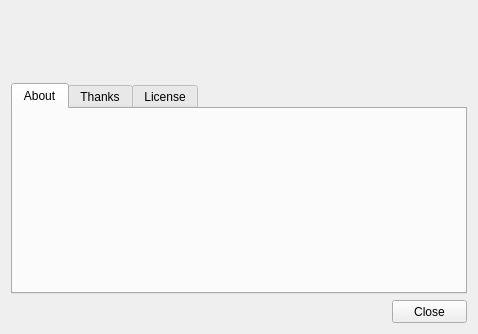
<?xml version="1.0" encoding="UTF-8"?>
<ui version="4.0">
 <class>AboutDialog</class>
 <widget class="QDialog" name="AboutDialog">
  <property name="windowModality">
   <enum>Qt::WindowModal</enum>
  </property>
  <property name="geometry">
   <rect>
    <x>0</x>
    <y>0</y>
    <width>476</width>
    <height>334</height>
   </rect>
  </property>
  <property name="windowTitle">
   <string>Dialog</string>
  </property>
  <layout class="QVBoxLayout" name="verticalLayout_3">
   <item>
    <widget class="QWidget" name="widgetTitle" native="true">
     <property name="sizePolicy">
      <sizepolicy hsizetype="Preferred" vsizetype="Maximum">
       <horstretch>0</horstretch>
       <verstretch>0</verstretch>
      </sizepolicy>
     </property>
     <layout class="QHBoxLayout" name="horizontalLayout_2">
      <property name="spacing">
       <number>24</number>
      </property>
      <item>
       <widget class="QLabel" name="lblLogoSmall">
        <property name="minimumSize">
         <size>
          <width>48</width>
          <height>48</height>
         </size>
        </property>
        <property name="maximumSize">
         <size>
          <width>48</width>
          <height>48</height>
         </size>
        </property>
        <property name="text">
         <string>&lt;Logo&gt;</string>
        </property>
       </widget>
      </item>
      <item>
       <widget class="QLabel" name="lblTitle">
        <property name="sizePolicy">
         <sizepolicy hsizetype="Preferred" vsizetype="Preferred">
          <horstretch>0</horstretch>
          <verstretch>0</verstretch>
         </sizepolicy>
        </property>
        <property name="text">
         <string>&lt;Application Title&gt;</string>
        </property>
       </widget>
      </item>
     </layout>
    </widget>
   </item>
   <item>
    <widget class="QTabWidget" name="tabWidget">
     <property name="sizePolicy">
      <sizepolicy hsizetype="Expanding" vsizetype="Preferred">
       <horstretch>0</horstretch>
       <verstretch>0</verstretch>
      </sizepolicy>
     </property>
     <property name="currentIndex">
      <number>0</number>
     </property>
     <widget class="QWidget" name="tabAbout">
      <attribute name="title">
       <string>About</string>
      </attribute>
      <layout class="QVBoxLayout" name="verticalLayout">
       <item>
        <widget class="QLabel" name="lblDescription">
         <property name="text">
          <string>&lt;Description&gt;</string>
         </property>
         <property name="wordWrap">
          <bool>true</bool>
         </property>
        </widget>
       </item>
      </layout>
     </widget>
     <widget class="QWidget" name="tabThanks">
      <attribute name="title">
       <string>Thanks</string>
      </attribute>
      <layout class="QHBoxLayout" name="horizontalLayout_3">
       <property name="spacing">
        <number>0</number>
       </property>
       <property name="leftMargin">
        <number>1</number>
       </property>
       <property name="topMargin">
        <number>1</number>
       </property>
       <property name="rightMargin">
        <number>1</number>
       </property>
       <property name="bottomMargin">
        <number>1</number>
       </property>
       <item>
        <widget class="QPlainTextEdit" name="txtThanks">
         <property name="sizePolicy">
          <sizepolicy hsizetype="Expanding" vsizetype="Preferred">
           <horstretch>0</horstretch>
           <verstretch>0</verstretch>
          </sizepolicy>
         </property>
         <property name="tabChangesFocus">
          <bool>true</bool>
         </property>
         <property name="undoRedoEnabled">
          <bool>false</bool>
         </property>
         <property name="readOnly">
          <bool>true</bool>
         </property>
         <property name="plainText">
          <string/>
         </property>
        </widget>
       </item>
      </layout>
     </widget>
     <widget class="QWidget" name="tabLicense">
      <attribute name="title">
       <string>License</string>
      </attribute>
      <layout class="QVBoxLayout" name="verticalLayout_2">
       <property name="spacing">
        <number>0</number>
       </property>
       <property name="leftMargin">
        <number>1</number>
       </property>
       <property name="topMargin">
        <number>1</number>
       </property>
       <property name="rightMargin">
        <number>1</number>
       </property>
       <property name="bottomMargin">
        <number>1</number>
       </property>
       <item>
        <widget class="QPlainTextEdit" name="txtLicense">
         <property name="sizePolicy">
          <sizepolicy hsizetype="Expanding" vsizetype="Preferred">
           <horstretch>0</horstretch>
           <verstretch>0</verstretch>
          </sizepolicy>
         </property>
         <property name="minimumSize">
          <size>
           <width>450</width>
           <height>0</height>
          </size>
         </property>
         <property name="tabChangesFocus">
          <bool>true</bool>
         </property>
         <property name="undoRedoEnabled">
          <bool>false</bool>
         </property>
         <property name="readOnly">
          <bool>true</bool>
         </property>
         <property name="plainText">
          <string/>
         </property>
        </widget>
       </item>
      </layout>
     </widget>
    </widget>
   </item>
   <item alignment="Qt::AlignRight">
    <widget class="ThemedButton" name="btnClose">
     <property name="sizePolicy">
      <sizepolicy hsizetype="Preferred" vsizetype="Fixed">
       <horstretch>0</horstretch>
       <verstretch>0</verstretch>
      </sizepolicy>
     </property>
     <property name="minimumSize">
      <size>
       <width>75</width>
       <height>23</height>
      </size>
     </property>
     <property name="text">
      <string>Close</string>
     </property>
    </widget>
   </item>
  </layout>
 </widget>
 <customwidgets>
  <customwidget>
   <class>ThemedButton</class>
   <extends>QToolButton</extends>
   <header location="global">themedbutton.h</header>
  </customwidget>
 </customwidgets>
 <resources/>
 <connections/>
</ui>
